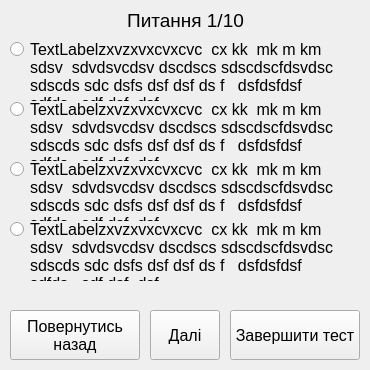
<?xml version="1.0" encoding="UTF-8"?>
<ui version="4.0">
 <class>TestPaperWindow</class>
 <widget class="QMainWindow" name="TestPaperWindow">
  <property name="geometry">
   <rect>
    <x>0</x>
    <y>0</y>
    <width>370</width>
    <height>370</height>
   </rect>
  </property>
  <property name="minimumSize">
   <size>
    <width>370</width>
    <height>370</height>
   </size>
  </property>
  <property name="windowTitle">
   <string>Тестування - 1/10</string>
  </property>
  <widget class="QWidget" name="centralwidget">
   <widget class="QLabel" name="labelQuestionProgress">
    <property name="geometry">
     <rect>
      <x>20</x>
      <y>10</y>
      <width>331</width>
      <height>20</height>
     </rect>
    </property>
    <property name="font">
     <font>
      <pointsize>14</pointsize>
     </font>
    </property>
    <property name="text">
     <string>Питання 1/10</string>
    </property>
    <property name="alignment">
     <set>Qt::AlignCenter</set>
    </property>
   </widget>
   <widget class="QRadioButton" name="radioButton1stAnswer">
    <property name="geometry">
     <rect>
      <x>10</x>
      <y>40</y>
      <width>14</width>
      <height>19</height>
     </rect>
    </property>
    <property name="sizePolicy">
     <sizepolicy hsizetype="Minimum" vsizetype="Minimum">
      <horstretch>0</horstretch>
      <verstretch>0</verstretch>
     </sizepolicy>
    </property>
    <property name="font">
     <font>
      <pointsize>12</pointsize>
     </font>
    </property>
    <property name="autoFillBackground">
     <bool>false</bool>
    </property>
    <property name="inputMethodHints">
     <set>Qt::ImhNone</set>
    </property>
    <property name="text">
     <string/>
    </property>
   </widget>
   <widget class="QRadioButton" name="radioButton2ndAnswer">
    <property name="geometry">
     <rect>
      <x>10</x>
      <y>100</y>
      <width>14</width>
      <height>19</height>
     </rect>
    </property>
    <property name="font">
     <font>
      <pointsize>12</pointsize>
     </font>
    </property>
    <property name="inputMethodHints">
     <set>Qt::ImhNone</set>
    </property>
    <property name="text">
     <string/>
    </property>
   </widget>
   <widget class="QRadioButton" name="radioButton3rdAnswer">
    <property name="geometry">
     <rect>
      <x>10</x>
      <y>160</y>
      <width>14</width>
      <height>19</height>
     </rect>
    </property>
    <property name="font">
     <font>
      <pointsize>12</pointsize>
     </font>
    </property>
    <property name="inputMethodHints">
     <set>Qt::ImhNone</set>
    </property>
    <property name="text">
     <string/>
    </property>
   </widget>
   <widget class="QRadioButton" name="radioButton4thAnswer">
    <property name="geometry">
     <rect>
      <x>10</x>
      <y>220</y>
      <width>14</width>
      <height>19</height>
     </rect>
    </property>
    <property name="font">
     <font>
      <pointsize>12</pointsize>
     </font>
    </property>
    <property name="inputMethodHints">
     <set>Qt::ImhNone</set>
    </property>
    <property name="text">
     <string/>
    </property>
   </widget>
   <widget class="QPushButton" name="buttonToMain">
    <property name="geometry">
     <rect>
      <x>10</x>
      <y>310</y>
      <width>130</width>
      <height>50</height>
     </rect>
    </property>
    <property name="font">
     <font>
      <pointsize>12</pointsize>
     </font>
    </property>
    <property name="text">
     <string>Повернутись
назад</string>
    </property>
   </widget>
   <widget class="QLabel" name="label1stAnswer">
    <property name="geometry">
     <rect>
      <x>30</x>
      <y>40</y>
      <width>310</width>
      <height>61</height>
     </rect>
    </property>
    <property name="font">
     <font>
      <pointsize>12</pointsize>
     </font>
    </property>
    <property name="frameShape">
     <enum>QFrame::NoFrame</enum>
    </property>
    <property name="text">
     <string>TextLabelzxvzxvxcvxcvc  cx kk  mk m km sdsv  sdvdsvcdsv dscdscs sdscdscfdsvdsc sdscds sdc dsfs dsf dsf ds f   dsfdsfdsf sdfds   sdf dsf  dsf</string>
    </property>
    <property name="alignment">
     <set>Qt::AlignLeading|Qt::AlignLeft|Qt::AlignTop</set>
    </property>
    <property name="wordWrap">
     <bool>true</bool>
    </property>
   </widget>
   <widget class="QLabel" name="label2ndAnswer">
    <property name="geometry">
     <rect>
      <x>30</x>
      <y>100</y>
      <width>310</width>
      <height>61</height>
     </rect>
    </property>
    <property name="font">
     <font>
      <pointsize>12</pointsize>
     </font>
    </property>
    <property name="frameShape">
     <enum>QFrame::NoFrame</enum>
    </property>
    <property name="text">
     <string>TextLabelzxvzxvxcvxcvc  cx kk  mk m km sdsv  sdvdsvcdsv dscdscs sdscdscfdsvdsc sdscds sdc dsfs dsf dsf ds f   dsfdsfdsf sdfds   sdf dsf  dsf</string>
    </property>
    <property name="alignment">
     <set>Qt::AlignLeading|Qt::AlignLeft|Qt::AlignTop</set>
    </property>
    <property name="wordWrap">
     <bool>true</bool>
    </property>
   </widget>
   <widget class="QLabel" name="label3rdAnswer">
    <property name="geometry">
     <rect>
      <x>30</x>
      <y>160</y>
      <width>310</width>
      <height>61</height>
     </rect>
    </property>
    <property name="font">
     <font>
      <pointsize>12</pointsize>
     </font>
    </property>
    <property name="frameShape">
     <enum>QFrame::NoFrame</enum>
    </property>
    <property name="text">
     <string>TextLabelzxvzxvxcvxcvc  cx kk  mk m km sdsv  sdvdsvcdsv dscdscs sdscdscfdsvdsc sdscds sdc dsfs dsf dsf ds f   dsfdsfdsf sdfds   sdf dsf  dsf</string>
    </property>
    <property name="alignment">
     <set>Qt::AlignLeading|Qt::AlignLeft|Qt::AlignTop</set>
    </property>
    <property name="wordWrap">
     <bool>true</bool>
    </property>
   </widget>
   <widget class="QLabel" name="label4thAnswer">
    <property name="geometry">
     <rect>
      <x>30</x>
      <y>220</y>
      <width>311</width>
      <height>61</height>
     </rect>
    </property>
    <property name="font">
     <font>
      <pointsize>12</pointsize>
     </font>
    </property>
    <property name="frameShape">
     <enum>QFrame::NoFrame</enum>
    </property>
    <property name="text">
     <string>TextLabelzxvzxvxcvxcvc  cx kk  mk m km sdsv  sdvdsvcdsv dscdscs sdscdscfdsvdsc sdscds sdc dsfs dsf dsf ds f   dsfdsfdsf sdfds   sdf dsf  dsf</string>
    </property>
    <property name="alignment">
     <set>Qt::AlignLeading|Qt::AlignLeft|Qt::AlignTop</set>
    </property>
    <property name="wordWrap">
     <bool>true</bool>
    </property>
   </widget>
   <widget class="QPushButton" name="buttonNext">
    <property name="geometry">
     <rect>
      <x>150</x>
      <y>310</y>
      <width>70</width>
      <height>50</height>
     </rect>
    </property>
    <property name="font">
     <font>
      <pointsize>12</pointsize>
     </font>
    </property>
    <property name="text">
     <string>Далі</string>
    </property>
   </widget>
   <widget class="QPushButton" name="buttonFinishTest">
    <property name="geometry">
     <rect>
      <x>230</x>
      <y>310</y>
      <width>130</width>
      <height>50</height>
     </rect>
    </property>
    <property name="font">
     <font>
      <pointsize>12</pointsize>
     </font>
    </property>
    <property name="text">
     <string>Завершити тест</string>
    </property>
   </widget>
  </widget>
 </widget>
 <resources/>
 <connections/>
</ui>
